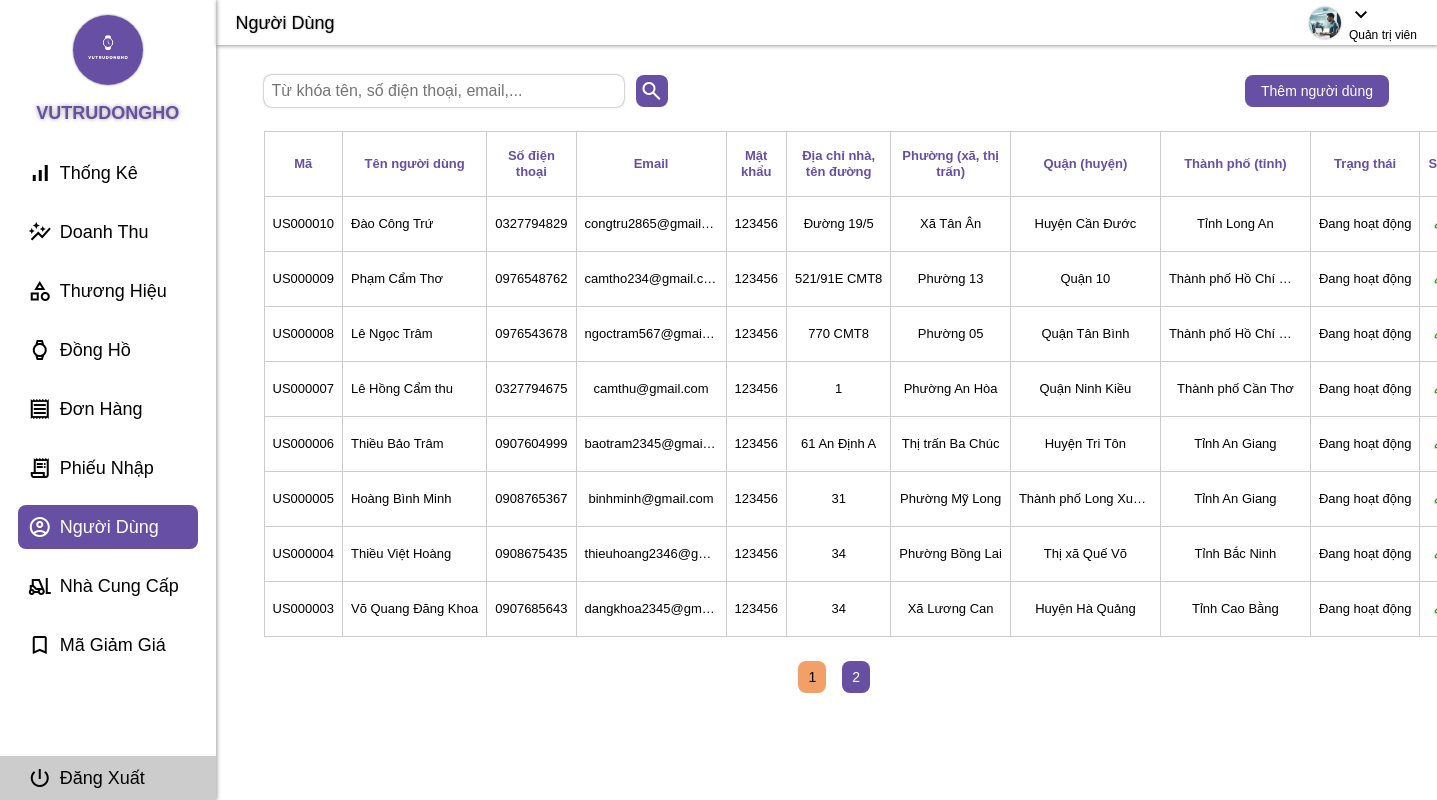
Screenshot of /vutrudongho/user-manager.php with the database file from the repository.
### tables this page shows
CREATE TABLE `user` (
  `UserID` varchar(8) NOT NULL,
  `FullName` varchar(50) NOT NULL,
  `NumberPhone` varchar(10) NOT NULL,
  `Email` varchar(50) NOT NULL,
  `Password` varchar(20) NOT NULL,
  `HouseRoadAddress` varchar(50) NOT NULL,
  `Ward` varchar(30) NOT NULL,
  `District` varchar(30) NOT NULL,
  `Province` varchar(30) NOT NULL,
  `Status` tinyint(1) NOT NULL
);

### vutrudongho/user-manager.php (the view, shortened to what this page needs)
<?php
include './sidebar.php';
include './container-header.php';
$keyWord = !empty($_GET['user-search']) ? str_replace("\\", "", $_GET['user-search']) : "";
?>
<div class="user">
    <div class="user__header">
        <form class="user-header__search" autocomplete="off">
            <input name="user-search" type="text" placeholder="Từ khóa tên, số điện thoại, email,..." value="<?= $keyWord ?>">
            <button name="button-search" type="submit" class="user-header-search__link"><span class="material-symbols-outlined">search</span></button>
        </form>
        <?php
            include './connectdb.php';
            $result = mysqli_query($con, "select `UserID` from `user` order by `UserID` desc limit 1");
            $row = mysqli_fetch_array($result);
            if($row != null) {
                $num = substr($row['UserID'], 6);
                $num++;
                $newUserIdId = 'US' . str_pad($num, 6, '0', STR_PAD_LEFT);
            } else {
                $newUserIdId = 'US000001';
            }
        ?>
        <button class="user-header__insert" onclick="displayInsertUserModal('<?= $newUserIdId ?>');">Thêm người dùng</button>
    </div>
    <table class="user__table">
        <thead>
            <th>Mã</th>
            <th>Tên người dùng</th>
            <th>Số điện thoại</th>
            <th>Email</th>
            <th>Mật khẩu</th>
            <th>Địa chỉ nhà, tên đường</th>
            <th>Phường (xã, thị trấn)</th>
            <th>Quận (huyện)</th>
            <th>Thành phố (tỉnh)</th>
            <th>Trạng thái</th>
            <th>Sửa</th>
        </thead>
        <tbody>
            <?php
                include './connectdb.php';
                $item_per_page = 8;
                $current_page = !empty($_GET['page']) ? $_GET['page']: 1;
                $offset = ($current_page - 1) * $item_per_page;
                $records = mysqli_query($con, "select * from `user` where FullName regexp '{$keyWord}' or NumberPhone regexp '{$keyWord}' or Email regexp '{$keyWord}'");
                $num_page = ceil($records->num_rows/$item_per_page);
                $result = mysqli_query($con, "select * from `user` where FullName regexp '{$keyWord}' or NumberPhone regexp '{$keyWord}' or Email regexp '{$keyWord}' order by UserID desc limit {$item_per_page} offset {$offset}");
                if($result->num_rows > 0) {
                    while($row = mysqli_fetch_array($result)) {
                        ?>
                        <tr id="<?= $row['UserID'] ?>">
                            <td><?= $row['UserID'] ?></td>
                            <td><?= $row['FullName'] ?></td>
                            <td><?= $row['NumberPhone'] ?></td>
                            <td><?= $row['Email'] ?></td>
                            <td><?= $row['Password'] ?></td>
                            <td><?= $row['HouseRoadAddress'] ?></td>
                            <td><?= $row['Ward'] ?></td>
                            <td><?= $row['District'] ?></td>
                            <td><?= $row['Province'] ?></td>
                            <td><?= $row['Status'] == 1 ? "Đang hoạt động" : "Đang khóa" ?></td>
                            <td onclick="displayEditUserModal('<?= $row['UserID'] ?>');"><span class="brand-table__edit material-symbols-outlined">edit</span></td>
                        </tr>
                        <?php
                    }
                } else {
                    ?>
                    <tr>
                        <td colspan="11" style="padding: 16px;">Không có người dùng nào để hiển thị!</td>
                    </tr>
                <?php
                }
            ?>
        </tbody>
    </table>
    <div class="paging">
            <?php
        for ($num = 1; $num <= $num_page; $num++) {
            if($num != $current_page) {
                if($num > $current_page - 3 && $num < $current_page + 3) {
                ?>
                    <a href="?page=<?= $num ?>&user-search=<?= $keyWord ?>" class="paging__item paging__item--hover"><?= $num ?></a>
                <?php
                }
            } else {
                ?>
                <a href="?page=<?= $num ?>&user-search=<?= $keyWord ?>" class="paging__item paging__item--active"><?= $num ?></a>
                <?php
            }
        }
            ?>
    </div>
</div>
<?php include './container-footer.php' ?>

### vutrudongho/assets/CSS/admin-common.css (style rules this page uses)
:root { --container-header: 45px; }
* { padding: 0; margin: 0; box-sizing: border-box; }
html { font-size: 62.5%; line-height: 1.6rem; font-family: Arial, Helvetica, sans-serif; }
a { text-decoration: none; }

### vutrudongho/assets/CSS/container-product.css (style rules this page uses)
.paging { margin-top: 24px; display: flex; justify-content: center; }
.paging .paging__item { margin-left: 16px; padding: 8px 10px; font-size: 1.4rem; color: #fff; background-color: #6750A4; border-radius: 8px; }
.paging .paging__item--active { background-color: #f29f68; color: #000; }

### vutrudongho/assets/CSS/user-manager.css (style rules this page uses)
.user { margin-top: 30px; padding: 0 48px; }
.user__header { display: flex; justify-content: space-between; }
.user-header__search { display: flex; }
.user-header__search > input { font-size: 1.6rem; width: 360px; padding: 0 8px; border: none; box-shadow: 0px 0px 2px rgba(0, 0, 0, 0.6); border-radius: 8px; }
.user-header__search > button { display: flex; align-items: center; justify-content: center; margin-left: 12px; font-size: 1.2rem; padding: 2px 4px; border: none; border-radius: 8px; background-color: #6750A4; color: #fff; }
.user-header__insert { font-size: 1.4rem; padding: 8px 16px; background-color: #6750A4; color: #fff; border: none; border-radius: 8px; }
.user__table { margin-top: 24px; width: 100%; border-collapse: collapse; }
.user__table th, .user__table td { font-size: 1.3rem; border: 1px solid #ccc; }
.user__table th, .user__table td { padding: 16px 8px; }
.user__table th { color: #6750A4; }
.user__table td { max-width: 150px; text-overflow: ellipsis; overflow: hidden; white-space: nowrap; text-align: center; }
.user__table td .material-symbols-outlined { font-size: 1.8rem; cursor: pointer; color: rgb(20, 179, 20); }
.user__table td:nth-child(2) { text-align: left; }

### rows the page displays
user: UserID "US000010", FullName "Đào Công Trứ", NumberPhone "0327794829", Email "congtru2865@gmail.…", Password "123456", HouseRoadAddress "Đường 19/5", Ward "Xã Tân Ân", District "Huyện Cần Đước", Province "Tỉnh Long An", Status "Đang hoạt động"
user: UserID "US000009", FullName "Phạm Cẩm Thơ", NumberPhone "0976548762", Email "camtho234@gmail.c…", Password "123456", HouseRoadAddress "521/91E CMT8", Ward "Phường 13", District "Quận 10", Province "Thành phố Hồ Chí…", Status "Đang hoạt động"
user: UserID "US000008", FullName "Lê Ngọc Trâm", NumberPhone "0976543678", Email "ngoctram567@gmail…", Password "123456", HouseRoadAddress "770 CMT8", Ward "Phường 05", District "Quận Tân Bình", Province "Thành phố Hồ Chí…", Status "Đang hoạt động"
user: UserID "US000007", FullName "Lê Hồng Cẩm thu", NumberPhone "0327794675", Email "camthu@gmail.com", Password "123456", HouseRoadAddress "1", Ward "Phường An Hòa", District "Quận Ninh Kiều", Province "Thành phố Cần Thơ", Status "Đang hoạt động"
user: UserID "US000006", FullName "Thiều Bảo Trâm", NumberPhone "0907604999", Email "baotram2345@gmai…", Password "123456", HouseRoadAddress "61 An Định A", Ward "Thị trấn Ba Chúc", District "Huyện Tri Tôn", Province "Tỉnh An Giang", Status "Đang hoạt động"
user: UserID "US000005", FullName "Hoàng Bình Minh", NumberPhone "0908765367", Email "binhminh@gmail.com", Password "123456", HouseRoadAddress "31", Ward "Phường Mỹ Long", District "Thành phố Long Xu…", Province "Tỉnh An Giang", Status "Đang hoạt động"
user: UserID "US000004", FullName "Thiều Việt Hoàng", NumberPhone "0908675435", Email "thieuhoang2346@g…", Password "123456", HouseRoadAddress "34", Ward "Phường Bồng Lai", District "Thị xã Quế Võ", Province "Tỉnh Bắc Ninh", Status "Đang hoạt động"
user: UserID "US000003", FullName "Võ Quang Đăng Khoa", NumberPhone "0907685643", Email "dangkhoa2345@gm…", Password "123456", HouseRoadAddress "34", Ward "Xã Lương Can", District "Huyện Hà Quảng", Province "Tỉnh Cao Bằng", Status "Đang hoạt động"
